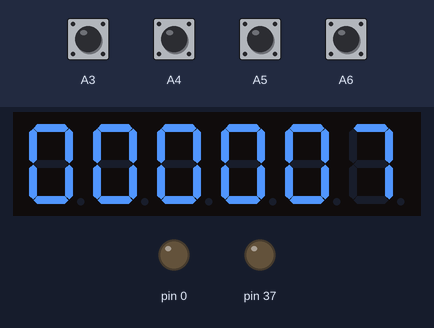
This sketch was run on a simulated Arduino Mega 2560, built with avr-gcc and run on an emulated ATmega2560. Parts: 6-digit seven-segment display, output pins drawn as LEDs (lit = HIGH). Wiring (inferred from the names in the program): 6-digit 7-segment display, segments lit when HIGH: segments pin 22, pin 23, pin 24, pin 25, pin 26, pin 27, pin 28; digit selects pin 21, pin 20, pin 19, pin 18, pin 17, pin 16. The inputs (shaded band) are chosen by the test bench; at power-on: A3–6 HIGH. The segment pins are drawn as the display they are named for; pins used as bus, display or sensor lines are not drawn.

Above: at 1.2 s.
1.3 s: A5 pulled LOW for 0.15 s
At 2.0 s:
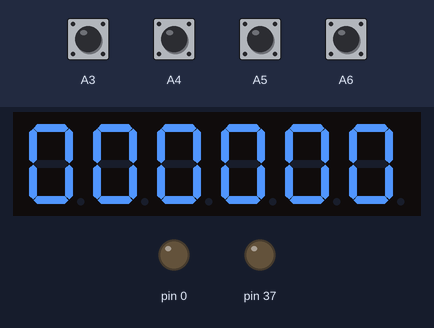
2.9 s: A6 pulled LOW for 0.15 s
At 3.3 s:
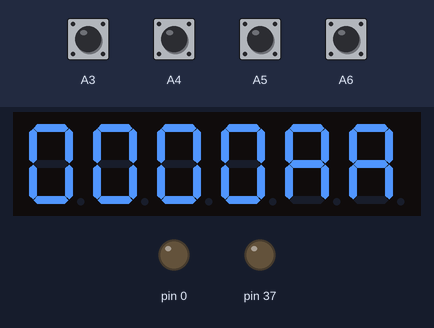
4.5 s: A5 pulled LOW for 1 s
At 5.02 s:
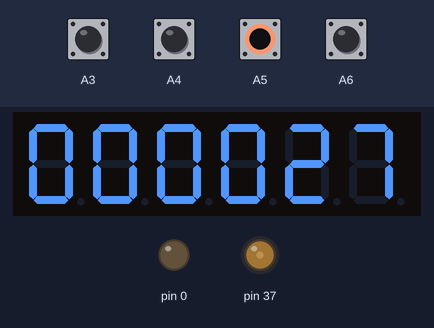
6.1 s: A3 pulled LOW for 0.15 s
At 6.34 s:
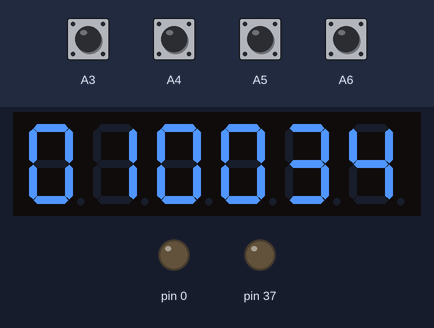
6.8 s: A4 pulled LOW for 0.15 s
At 7.08 s:
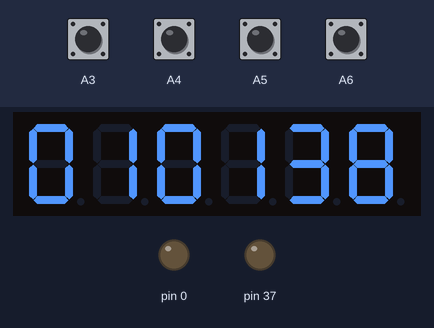
7.5 s: A3 pulled LOW for 1 s
At 7.84 s:
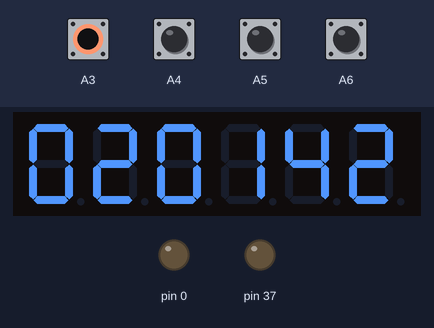
Timing chart, 0 to 10.1 s (numbered marks = the images above; inputs shaded):
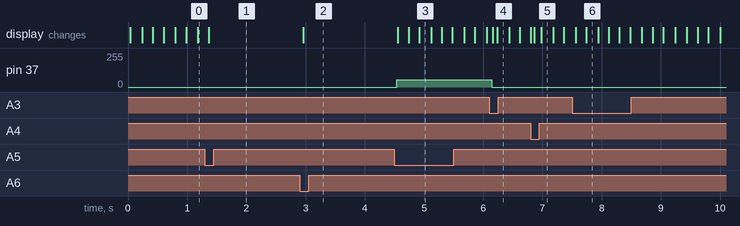

The sketch:

displayAlarmTime.ino
```cpp
unsigned char current7SegmentsPowerPinIndex = 0;

const bool SevenSegmentsNumsArray[10][7] = {
  { 1, 1, 1, 1, 1, 1, 0 }, // 0
  { 0, 1, 1, 0, 0, 0, 0 }, // 1
  { 1, 1, 0, 1, 1, 0, 1 }, // 2
  { 1, 1, 1, 1, 0, 0, 1 }, // 3
  { 0, 1, 1, 0, 0, 1, 1 }, // 4
  { 1, 0, 1, 1, 0, 1, 1 }, // 5
  { 1, 0, 1, 1, 1, 1, 1 }, // 6
  { 1, 1, 1, 0, 0, 0, 0 }, // 7
  { 1, 1, 1, 1, 1, 1, 1 }, // 8
  { 1, 1, 1, 1, 0, 1, 1 }  // 9
};

const unsigned char SevenSegmentsControlPins[8] = {22, 23, 24, 25, 26, 27, 28, 29};
const unsigned char SevenSegmentsPowerPins[6] = {21, 20, 19, 18, 17, 16};


void printNumber(unsigned char number) {
  if (number < 10) {
    for (unsigned char i = 0; i < 7; i++)
      digitalWrite(SevenSegmentsControlPins[i], SevenSegmentsNumsArray[number][i]);
  }
}

void printAlarmStatus(boolean isActive) {
  if (isActive) {
    for (unsigned char i = 0; i < 7; i++) {
      digitalWrite(SevenSegmentsControlPins[i], SevenSegmentsNumsArray[8][i]);
    }
    digitalWrite(SevenSegmentsControlPins[3], LOW);
  } else {
    for (unsigned char j = 0; j < 7; j++) {
      digitalWrite(SevenSegmentsControlPins[j], SevenSegmentsNumsArray[0][j]);
    }
  }
}

void printAlarmTime(int hours, int minutes, boolean isActive) {
  digitalWrite(SevenSegmentsPowerPins[current7SegmentsPowerPinIndex], LOW);
  if (current7SegmentsPowerPinIndex == 5)
    current7SegmentsPowerPinIndex = 0;
  else
    current7SegmentsPowerPinIndex++;
  digitalWrite(SevenSegmentsPowerPins[current7SegmentsPowerPinIndex], HIGH);

  for (unsigned char i = 0; i < 7; i++)
    digitalWrite(SevenSegmentsControlPins[i], LOW);
  digitalWrite(SevenSegmentsControlPins[7], LOW);
  switch (current7SegmentsPowerPinIndex) {
  case 0:
    printNumber((unsigned char)(hours / 10));
    break;
  case 1:
    printNumber(hours % 10);
    digitalWrite(SevenSegmentsControlPins[7], HIGH);
    break;
  case 2:
    printNumber((unsigned char)(minutes / 10));
    break;
  case 3:
    printNumber(minutes % 10);
    digitalWrite(SevenSegmentsControlPins[7], HIGH);
    break;
  case 4:
    printAlarmStatus(isActive);
    break;
  case 5:
    printAlarmStatus(isActive);
    break;
  }
}
```

displayClockTime.ino
```cpp
void printTime(int hours, int minutes, int seconds) {
  digitalWrite(SevenSegmentsPowerPins[current7SegmentsPowerPinIndex], LOW);
  if (current7SegmentsPowerPinIndex == 5)
    current7SegmentsPowerPinIndex = 0;
  else
    current7SegmentsPowerPinIndex++;
  digitalWrite(SevenSegmentsPowerPins[current7SegmentsPowerPinIndex], HIGH);

  for (unsigned char i = 0; i < 7; i++)
    digitalWrite(SevenSegmentsControlPins[i], LOW);
  digitalWrite(SevenSegmentsControlPins[7], LOW);
  switch (current7SegmentsPowerPinIndex) {
  case 0:
    printNumber((unsigned char)(hours / 10));
    break;
  case 1:
    printNumber(hours % 10);
    digitalWrite(SevenSegmentsControlPins[7], HIGH);
    break;
  case 2:
    printNumber((unsigned char)(minutes / 10));
    break;
  case 3:
    printNumber(minutes % 10);
    digitalWrite(SevenSegmentsControlPins[7], HIGH);
    break;
  case 4:
    printNumber((unsigned char)(seconds / 10));
    break;
  case 5:
    printNumber(seconds % 10);
    break;
  }
}
```

true-lab-4.ino
```cpp
#include <LiquidCrystal.h>

int pinA = 22;
int pinB = 23;
int pinC = 24;
int pinD = 25;
int pinE = 26;
int pinF = 27;
int pinG = 28;
int dotPin = 29;
int D1 = 21;
int D2 = 20;
int D3 = 19;
int D4 = 18;
int D5 = 17;
int D6 = 16;

int sec = 0;
int minute = 0;
int hour = 0;
int minuteAlarm = 0;
int hourAlarm = 0;

boolean isActive = false;
void displayAlarmTime(void);

int pinInit[] = {
  pinA,
  pinB,
  pinC,
  pinD,
  pinE,
  pinF,
  pinG,
  D1,
  D2,
  D3,
  D4,
  D5,
  D6
};
void setup() {
  pinMode(A3, INPUT_PULLUP);
  pinMode(A4, INPUT_PULLUP);
  pinMode(A5, INPUT_PULLUP);
  pinMode(A6, INPUT_PULLUP);
  pinMode(37, OUTPUT);
  for (int i = 0; i < 14; i++) {
    pinMode(pinInit[i], OUTPUT);
  }

  cli();

  // timer1
  TCCR1A = 0x00;
  TCCR1B = (1 << WGM12) | (1 << CS12) | (1 << CS10); //CTC mode & Prescaler @ 1024
  TIMSK1 = (1 << OCIE1A);
  OCR1A = 0x0B71; // compare value = 1 sec

  TCCR2A = 0x00;
  TCCR2B = (1 << WGM22) | (1 << CS22) | (1 << CS20); //CTC mode & Prescaler @ 1024
  TIMSK2 = (1 << OCIE2A);
  OCR2A = 0x0010; // compare value for 500 Hz

  sei();
}

bool isAlarm = false;

boolean hourButton;
boolean hourFlag = 0;

boolean minuteButton;
boolean minuteFlag = 0;

boolean alarmMenuButton;
boolean alarmMenuButtonFlag = 0;

boolean alarmStatusButton;
boolean alarmStatusButtonFlag = 0;

long buzzerDuration = 15000;
int startTime = millis();

void loop() {
  // HANDLE BUZZER ON ALARM
  if(isActive == true && isAlarm == false) {
    if(hourAlarm == hour && minuteAlarm == minute) {
      while(millis() < startTime + buzzerDuration) {
        digitalWrite(37, HIGH);
        // FORCE ALARM TO STOP
        if(digitalRead(A3) || digitalRead(A4) || digitalRead(A5)  || digitalRead(A6)) {
          break;
        }
      }
      digitalWrite(37, LOW);
    }
  }

  if(!isAlarm) {
    // HOUR INCREMENT BUTTON
    hourButton = !digitalRead(A3);
    if(hourButton && hourFlag == 0) {
      hour += 1;
      hourFlag = 1;
    }
    if(hourButton == 0 && hourFlag == 1) {
      hourFlag = 0;
    }

    // MINUTE INCREMENT BUTTON
    minuteButton = !digitalRead(A4);
    if(minuteButton == 1 && minuteFlag == 0) {
      minute += 1;
      minuteFlag = 1;
    }
    if(minuteButton == 0 && minuteFlag == 1) {
      minuteFlag = 0;
    }
  }

  // GO TO ALARM SETUP MENU
  alarmMenuButton = !digitalRead(A5);
  if(alarmMenuButton == 1 && alarmMenuButtonFlag == 0) {
    isAlarm = !isAlarm;
    alarmMenuButtonFlag = 1;
  }
  if(alarmMenuButton == 0 && alarmMenuButtonFlag == 1) {
    alarmMenuButtonFlag = 0;
  }

  // SETUP ALARM
  if(isAlarm) {
    alarmStatusButton = !digitalRead(A6);
    if(alarmStatusButton == 1 && alarmStatusButtonFlag == 0) {
      isActive = !isActive;
      alarmStatusButtonFlag = 1;
    }
    if(alarmStatusButton == 0 && alarmStatusButtonFlag == 1) {
      alarmStatusButtonFlag = 0;
    }

    // HOUR ALARM INCREMENT BUTTON
    hourButton = !digitalRead(A3);
    if(hourButton && hourFlag == 0) {
      hourAlarm += 1;
      hourFlag = 1;
    }
    if(hourButton == 0 && hourFlag == 1) {
      hourFlag = 0;
    }

    // MINUTE ALARM INCREMENT BUTTON
    minuteButton = !digitalRead(A4);
    if(minuteButton == 1 && minuteFlag == 0) {
      minuteAlarm += 1;
      minuteFlag = 1;
    }
    if(minuteButton == 0 && minuteFlag == 1) {
      minuteFlag = 0;
    }

  }

}

ISR(TIMER1_COMPA_vect) {
  if (sec == 60) {
    sec = 0;
    minute += 1;
  }
  if (minute == 60 && sec == 0) {
    hour += 1;
    minute = 0;
  }
  if (hour == 24 && minute == 0 && sec == 0) {
    hour = 0;
    minute = 0;
    sec = 0;
  }
  if (hour >= 24) {
    hour = 0;
  }
  if (minute >= 60) {
    minute = 0;
  }
  sec += 1;
}

ISR(TIMER2_COMPA_vect) {
  if (isAlarm) {
    printAlarmTime(hourAlarm, minuteAlarm, isActive);
  } else {
    printTime(hour, minute, sec);
  }
}
```

Measured:
- after the input at 2.9 s, the display: changes after 0.06 s (image 2)
- after the input at 4.5 s, pin 37: 0/255 → 56/255 at once; the display: first changes after 0.06 s (image 3 shows a later state)
- after the input at 6.1 s, pin 37: 56/255 → 0/255 at once
